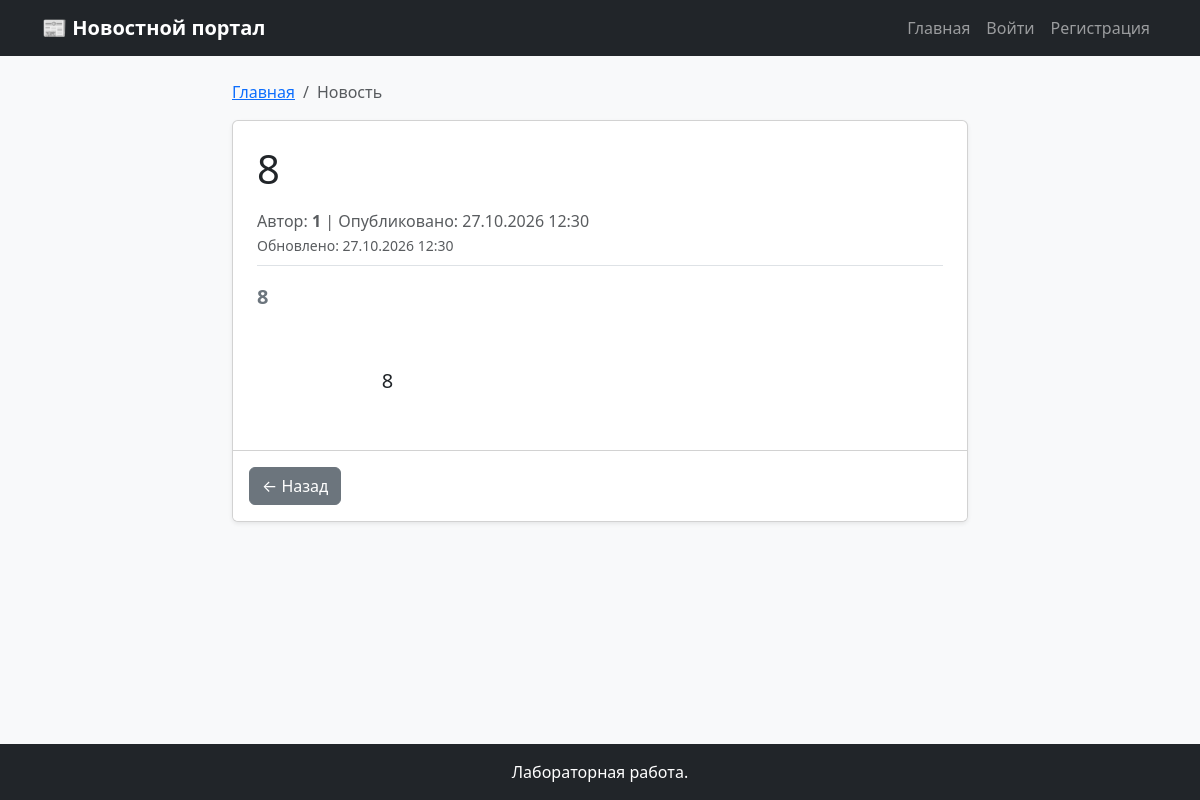
Page /news/5/ on the committed database.
### news_app/models.py (models this page shows, shortened)
class News(models.Model):
    title = models.CharField(max_length=200, verbose_name="Заголовок")
    summary = models.CharField(max_length=300, verbose_name="Краткое описание")
    content = models.TextField(verbose_name="Текст новости")
    author = models.ForeignKey(User, on_delete=models.CASCADE, verbose_name="Автор")
    date_created = models.DateTimeField(auto_now_add=True, verbose_name="Дата создания")
    date_updated = models.DateTimeField(auto_now=True, verbose_name="Дата обновления")
    class Meta:
        verbose_name = "Новость"
        verbose_name_plural = "Новости"
        ordering = ['-date_created'] # Сортировка от новых к старым по умолчанию

### news_app/views.py (the view)
# urls.py: path('news/<int:news_id>/', views.news_detail_view, name='news_detail'),
def news_detail_view(request, news_id):
    news = get_object_or_404(News, id=news_id)
    return render(request, 'news_detail.html', {'news': news})

### news_app/templates/news_detail.html (shortened to what this page needs)
{% extends 'base.html' %}
{% block content %}
    <div class="row">
        <div class="col-md-8 mx-auto">
            <nav aria-label="breadcrumb">
                <ol class="breadcrumb">
                    <li class="breadcrumb-item"><a href="{% url 'home' %}">Главная</a></li>
                    <li class="breadcrumb-item active" aria-current="page">Новость</li>
                </ol>
            </nav>
            <div class="card shadow-sm">
                <div class="card-body p-4">
                    <h1 class="mb-3">{{ news.title }}</h1>
                    <p class="text-muted border-bottom pb-2">
                        Автор: <strong>{{ news.author.username }}</strong> |
                        Опубликовано: {{ news.date_created|date:"d.m.Y H:i" }}
                        {% if news.date_updated != news.date_created %}
                            <br><small>Обновлено: {{ news.date_updated|date:"d.m.Y H:i" }}</small>
                        {% endif %}
                    </p>
                    <div class="mb-4 fs-5 text-secondary">
                        <strong>{{ news.summary }}</strong>
                    </div>
                    <div class="content fs-5" style="white-space: pre-wrap;">
                        {{ news.content }}
                    </div>
                </div>
                <div class="card-footer bg-white py-3 d-flex justify-content-between">
                    <a href="{% url 'home' %}" class="btn btn-secondary">← Назад</a>
                </div>
            </div>
        </div>
    </div>
{% endblock %}

### news_app/static/css/style.css (style rules this page uses)
body { background-color: #f8f9fa; }

### rows in the picture
News: title "8", author.username "1", date_created "27.10.2026 12:30", date_updated "27.10.2026 12:30", summary "8", content "8"
